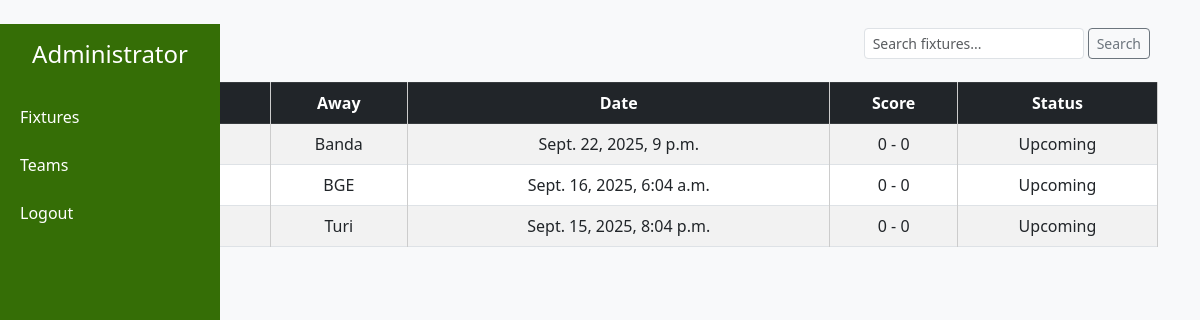
/current-fixtures/, run on an earlier commit of the app's database.
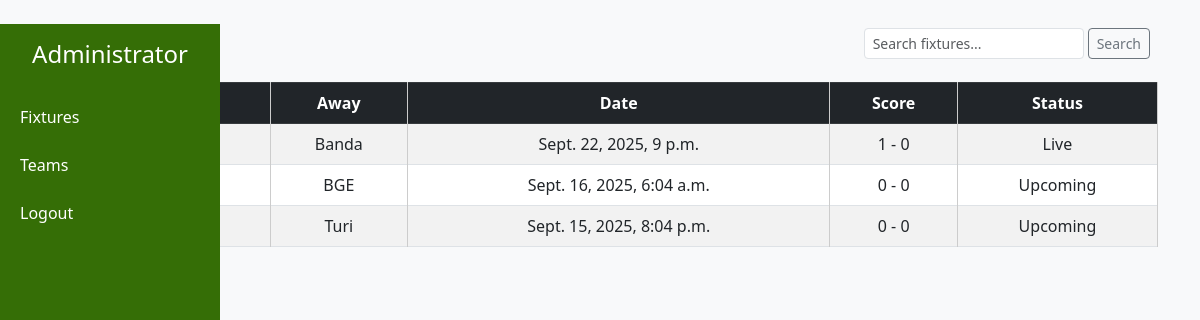
And on a later commit of the database.
### fixtureadmin/models.py (models this page shows, shortened)
class Fixture(models.Model):
    STATUS_CHOICES = [
        ('upcoming', 'Upcoming'),
        ('live', 'Live'),
        ('finished', 'Finished'),
    ]
    home_team = models.ForeignKey(Teams, on_delete=models.CASCADE, related_name="home_fixtures")
    away_team = models.ForeignKey(Teams, on_delete=models.CASCADE, related_name="away_fixtures")
    match_date = models.DateTimeField()
    home_score = models.IntegerField(default=0)
    away_score = models.IntegerField(default=0)
    status = models.CharField(max_length=10, choices=STATUS_CHOICES, default='upcoming')

### teams/models.py (models this page shows)
class Teams(models.Model):
    team_name = models.CharField(max_length=200, blank=True)
    age_group = models.CharField(max_length=200, blank=True)
    gender = models.CharField(max_length=15, blank=True)
    sport = models.CharField(max_length=15, blank=True)
    coach = models.CharField(max_length=15, blank=True)
    email = models.EmailField(unique=False)
    added_on = models.DateTimeField(auto_now_add=True)
    def __str__(self):
        return self.team_name

### fixtureadmin/views.py (the view)
# urls.py: path('current-fixtures/', views.currrent_fixtures, name='current-fixtures'),
def currrent_fixtures(request):
    fixtures = Fixture.objects.all().order_by('-match_date')
    return render(request, 'base/admin_dashboard.html', {'fixtures': fixtures})

### templates/base/admin_dashboard.html (shortened to what this page needs)
<!DOCTYPE html>
<html lang="en">
<head>
  <link href="https://cdn.jsdelivr.net/npm/bootstrap@5.3.0/dist/css/bootstrap.min.css" rel="stylesheet">
</head>
<body>
  <div class="sidebar">
    <h4 class="text-white text-center mb-4"> Administrator </h4>
    <a href="{% url 'current-fixtures' %}">Fixtures</a>
    <a href="{% url 'current-teams' %}">Teams</a>
    <a href="{% url 'logout' %}">Logout</a>
  </div>
<div class="container mt-4">
    {% block content %}
  <div class="d-flex justify-content-between align-items-center mb-3">
        <h2 class="mb-0">Fixtures</h2>
        <div class="d-flex">
            <form class="d-flex me-2" method="GET" action="">
                <input type="text" name="q" class="form-control form-control-sm" placeholder="Search fixtures..." value="{{ request.GET.q }}">
                <button type="submit" class="btn btn-sm btn-outline-secondary ms-1">Search</button>
            </form>
        </div>
    </div>
 <table class="table table-bordered table-striped">
 <thead class="table-dark">
  <tr>
    <th>Home</th>
    <th>Away</th>
    <th>Date</th>
    <th>Score</th>
    <th>Status</th>
  </tr>
  </thead>
  <tbody>
  {% for fixture in fixtures %}
  <tr>
    <td>{{ fixture.home_team }}</td>
    <td>{{ fixture.away_team }}</td>
    <td>{{ fixture.match_date }}</td>
    <td>{{ fixture.home_score }} - {{ fixture.away_score }}</td>
    <td>{{ fixture.get_status_display }}</td>
  </tr>
  {% empty %}
  <tr><td colspan="6">No fixtures available.</td></tr>
  {% endfor %}
  </tbody>
</table>
    {% endblock %}
  </div>
</body>
</html>

What changed in the data, as far as the page shows it:
changed Fixture "Banda": home_score "0" → "1"; status "Upcoming" → "Live"
